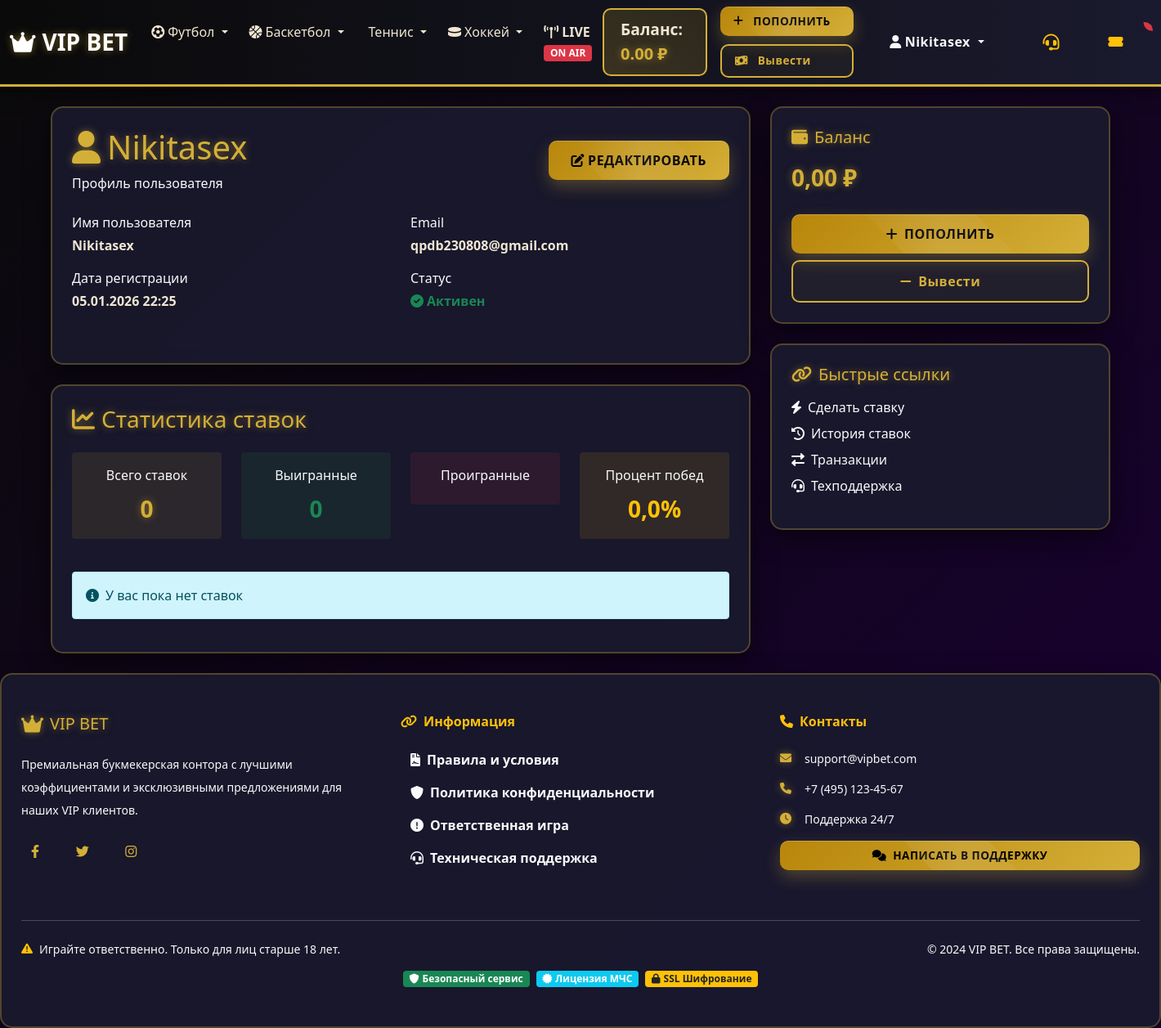
The page /users/profile/ (signed in) on the database its author committed.
### matches/models.py (models this page shows, shortened)
class Sport(models.Model):
    SPORT_CHOICES = [
        ('football', '⚽ Футбол'),
        ('basketball', '🏀 Баскетбол'),
        ('tennis', '🎾 Теннис'),
        ('hockey', '🏒 Хоккей'),
        ('boxing', '🥊 Бокс'),
        ('esports', '🎮 Киберспорт'),
        ('volleyball', '🏐 Волейбол'),
        ('baseball', '⚾ Бейсбол'),
    ]
    name = models.CharField(max_length=100, verbose_name='Название')
    slug = models.SlugField(unique=True, verbose_name='URL')
    icon = models.CharField(max_length=50, default='fas fa-trophy', verbose_name='Иконка')
    order = models.IntegerField(default=0, verbose_name='Порядок')
    is_active = models.BooleanField(default=True, verbose_name='Активен')
    class Meta:
        verbose_name = 'Вид спорта'
        verbose_name_plural = 'Виды спорта'
        ordering = ['order', 'name']

### users/models.py (models this page shows, shortened)
class CustomUser(AbstractUser):
    phone = models.CharField(max_length=20, blank=True, verbose_name='Телефон')
    birth_date = models.DateField(null=True, blank=True, verbose_name='Дата рождения')
    balance = models.DecimalField(max_digits=15, decimal_places=2, default=0.00, verbose_name='Баланс')
    is_verified = models.BooleanField(default=False, verbose_name='Верифицирован')
    created_at = models.DateTimeField(auto_now_add=True, verbose_name='Дата регистрации')
    updated_at = models.DateTimeField(auto_now=True, verbose_name='Дата обновления')
    class Meta:
        verbose_name = 'Пользователь'
        verbose_name_plural = 'Пользователи'
        ordering = ['-date_joined']

### users/views.py (the view)
# urls.py: path('profile/', views.profile, name='profile'),
@login_required
def profile(request):
    user_bets = Bet.objects.filter(user=request.user).order_by('-created_at')[:10]
    total_bets = Bet.objects.filter(user=request.user).count()
    won_bets = Bet.objects.filter(user=request.user, status='won').count()
    win_rate = 0
    if total_bets > 0:
        win_rate = (won_bets / total_bets * 100)
    context = {
        'user': request.user,
        'user_bets': user_bets,
        'total_bets': total_bets,
        'won_bets': won_bets,
        'win_rate': win_rate,
        'title': 'Мой профиль',
    }
    return render(request, 'users/profile.html', context)

### templates/users/profile.html (shortened to what this page needs)
{% extends 'base.html' %}
{% block content %}
<div class="container">
    <div class="row">
        <div class="col-lg-8">
            <div class="luxury-card p-4 mb-4">
                <div class="d-flex justify-content-between align-items-center mb-4">
                    <div>
                        <h1 class="gold-text mb-2">
                            <i class="fas fa-user me-2"></i>{{ user.username }}
                        </h1>
                        <p class="text-light mb-0">Профиль пользователя</p>
                    </div>
                    <div>
                        <a href="{% url 'users:edit_profile' %}" class="btn btn-gold">
                            <i class="fas fa-edit me-1"></i>Редактировать
                        </a>
                    </div>
                </div>
                <div class="row mb-4">
                    <div class="col-md-6 mb-3">
                        <div class="text-light mb-1">Имя пользователя</div>
                        <div class="fw-bold">{{ user.username }}</div>
                    </div>
                    <div class="col-md-6 mb-3">
                        <div class="text-light mb-1">Email</div>
                        <div class="fw-bold">{{ user.email }}</div>
                    </div>
                    <div class="col-md-6 mb-3">
                        <div class="text-light mb-1">Дата регистрации</div>
                        <div class="fw-bold">{{ user.date_joined|date:"d.m.Y H:i" }}</div>
                    </div>
                    <div class="col-md-6 mb-3">
                        <div class="text-light mb-1">Статус</div>
                        <div class="fw-bold text-success">
                            <i class="fas fa-check-circle me-1"></i>Активен
                        </div>
                    </div>
                </div>
            </div>
            <div class="luxury-card p-4">
                <h3 class="gold-text mb-4">
                    <i class="fas fa-chart-line me-2"></i>Статистика ставок
                </h3>
                <div class="row mb-4">
                    <div class="col-md-3 mb-3">
                        <div class="text-center p-3 rounded" style="background: rgba(212, 175, 55, 0.1);">
                            <div class="text-light mb-2">Всего ставок</div>
                            <div class="fs-3 fw-bold gold-text">{{ total_bets }}</div>
                        </div>
                    </div>
                    <div class="col-md-3 mb-3">
                        <div class="text-center p-3 rounded" style="background: rgba(40, 167, 69, 0.1);">
                            <div class="text-light mb-2">Выигранные</div>
                            <div class="fs-3 fw-bold text-success">{{ won_bets }}</div>
                        </div>
                    </div>
                    <div class="col-md-3 mb-3">
                        <div class="text-center p-3 rounded" style="background: rgba(220, 53, 69, 0.1);">
                            <div class="text-light mb-2">Проигранные</div>
                        </div>
                    </div>
                    <div class="col-md-3 mb-3">
                        <div class="text-center p-3 rounded" style="background: rgba(255, 193, 7, 0.1);">
                            <div class="text-light mb-2">Процент побед</div>
                            <div class="fs-3 fw-bold text-warning">{{ win_rate|floatformat:1 }}%</div>
                        </div>
                    </div>
                </div>
                {% if user_bets %}
                <div class="mt-4">
                    <h5 class="text-light mb-3">Последние ставки</h5>
                    <div class="table-responsive">
                        <table class="table table-dark table-sm">
                            <thead>
                                <tr>
                                    <th>Матч</th>
                                    <th class="text-center">Сумма</th>
                                    <th class="text-center">Статус</th>
                                </tr>
                            </thead>
                            <tbody>
                                {% for bet in user_bets %}
                                <tr>
                                    <td>
                                        <small>{{ bet.match.team1 }} vs {{ bet.match.team2 }}</small>
                                    </td>
                                    <td class="text-center">
                                        <small>{{ bet.amount }} ₽</small>
                                    </td>
                                    <td class="text-center">
                                        {% if bet.status == 'pending' %}
                                        <span class="badge bg-warning text-dark">Ожидание</span>
                                        {% elif bet.status == 'won' %}
                                        <span class="badge bg-success">Выигрыш</span>
                                        {% elif bet.status == 'lost' %}
                                        <span class="badge bg-danger">Проигрыш</span>
                                        {% endif %}
                                    </td>
                                </tr>
                                {% endfor %}
                            </tbody>
                        </table>
                    </div>
                    <a href="{% url 'users:user_bets' %}" class="btn btn-outline-gold mt-3">
                        <i class="fas fa-history me-1"></i>Все ставки
                    </a>
                </div>
                {% else %}
                <div class="alert alert-info">
                    <i class="fas fa-info-circle me-2"></i>У вас пока нет ставок
                </div>
                {% endif %}
            </div>
        </div>
        <div class="col-lg-4">
            <div class="luxury-card p-4 mb-4">
                <h5 class="gold-text mb-3">
                    <i class="fas fa-wallet me-2"></i>Баланс
                </h5>
                <div class="fs-3 fw-bold gold-text mb-4">{{ user.balance|floatformat:2 }} ₽</div>
                <div class="d-grid gap-2">
                    <a href="{% url 'payments:deposit' %}" class="btn btn-gold">
                        <i class="fas fa-plus me-2"></i>Пополнить
                    </a>
                    <a href="{% url 'payments:withdraw' %}" class="btn btn-outline-gold">
                        <i class="fas fa-minus me-2"></i>Вывести
                    </a>
                </div>
            </div>
            <div class="luxury-card p-4">
                <h5 class="gold-text mb-3">
                    <i class="fas fa-link me-2"></i>Быстрые ссылки
                </h5>
                <ul class="list-unstyled">
                    <li class="mb-2">
                        <a href="{% url 'matches:match_list' %}" class="text-light text-decoration-none">
                            <i class="fas fa-bolt me-2"></i>Сделать ставку
                        </a>
                    </li>
                    <li class="mb-2">
                        <a href="{% url 'users:user_bets' %}" class="text-light text-decoration-none">
                            <i class="fas fa-history me-2"></i>История ставок
                        </a>
                    </li>
                    <li class="mb-2">
                        <a href="{% url 'payments:transactions' %}" class="text-light text-decoration-none">
                            <i class="fas fa-exchange-alt me-2"></i>Транзакции
                        </a>
                    </li>
                    <li>
                        <a href="{% url 'core:support' %}" class="text-light text-decoration-none">
                            <i class="fas fa-headset me-2"></i>Техподдержка
                        </a>
                    </li>
                </ul>
            </div>
        </div>
    </div>
</div>
{% endblock %}

### templates/core/header.html (shortened to what this page needs)
<header class="navbar-luxury">
    <nav class="navbar navbar-expand-lg navbar-dark">
        <div class="container-fluid">
            <a class="navbar-brand gold-text fw-bold fs-3" href="{% url 'core:home' %}">
                <i class="fas fa-crown me-2"></i>VIP BET
            </a>
            <div class="collapse navbar-collapse" id="navbarMain">
                <ul class="navbar-nav me-auto">
                    {% for sport in sports_menu %}
                    <li class="nav-item dropdown">
                        <a class="nav-link nav-link-luxury dropdown-toggle" href="#" role="button"
                           data-bs-toggle="dropdown" aria-expanded="false">
                            <i class="fas fa-{{ sport.icon }} me-1"></i>{{ sport.name }}
                        </a>
                    </li>
                    {% endfor %}
                    <li class="nav-item">
                        <a class="nav-link nav-link-luxury text-danger fw-bold" href="{% url 'core:live_matches' %}">
                            <i class="fas fa-broadcast-tower me-1"></i>LIVE
                            <span class="badge bg-danger blink">ON AIR</span>
                        </a>
                    </li>
                </ul>
                <div class="d-flex align-items-center">
                    {% if user.is_authenticated %}
                    <div class="balance-display me-3">
                        <span class="me-2">Баланс:</span>
                        <span class="gold-text fw-bold fs-5 user-balance">{{ user.balance|default:"0.00" }} ₽</span>
                    </div>
                    <div class="btn-group-luxury me-3">
                        <a href="{% url 'payments:deposit' %}" class="btn btn-gold btn-sm d-flex align-items-center">
                            <i class="fas fa-plus"></i><span class="ms-1">Пополнить</span>
                        </a>
                        <a href="{% url 'payments:withdraw' %}" class="btn btn-outline-gold btn-sm d-flex align-items-center">
                            <i class="fas fa-money-bill-wave"></i><span class="ms-1">Вывести</span>
                        </a>
                    </div>
<div class="dropdown">
    <button class="btn btn-outline-light dropdown-toggle" type="button"
            data-bs-toggle="dropdown" aria-expanded="false">
        <i class="fas fa-user me-1"></i>{{ user.username }}
    </button>
</div>
                    {% endif %}
                    <a href="{% url 'core:support' %}" class="btn btn-link text-warning ms-3"
                       data-bs-toggle="tooltip" title="Техническая поддержка">
                        <i class="fas fa-headset fa-lg"></i>
                    </a>
                    {% if user.is_authenticated %}
                    <div class="dropdown ms-2">
                        <button class="btn btn-outline-warning position-relative"
                                data-bs-toggle="dropdown">
                            <i class="fas fa-ticket-alt"></i>
                            <span id="betSlipCount" class="position-absolute top-0 start-100 translate-middle badge rounded-pill bg-danger">
                            </span>
                        </button>
                    </div>
                    {% endif %}
                </div>
            </div>
        </div>
    </nav>
</header>

### rows shown on the page
Sport: name "Футбол"
Sport: name "Баскетбол"
Sport: name "Теннис"
Sport: name "Хоккей"
CustomUser: balance "0.00", username "Nikitasex", email "qpdb230808@gmail.com", date_joined "05.01.2026 22:25", balance "0,00"

### other values the page prints
{{ total_bets }} "0"
{{ won_bets }} "0"
{{ win_rate|floatformat:1 }} "0,0"
